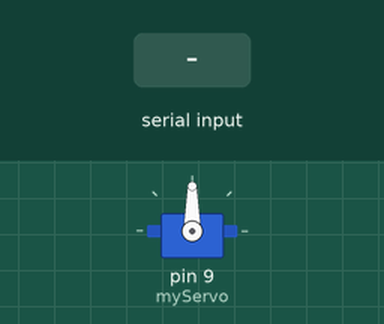
Recording of a sketch running on a simulated Arduino Uno, built with avr-gcc and run on an emulated ATmega328P. On the bench: servo. Inputs (shaded band) come from the test bench. What the sketch prints to the serial monitor is not drawn.

Above: at 1.2 s.
1.3 s: "90,45\n" received over Serial
At 3.8 s:
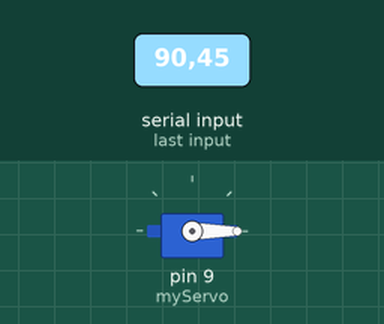
Timing chart, 0 to 5.3 s (numbered marks = the images above; inputs shaded):
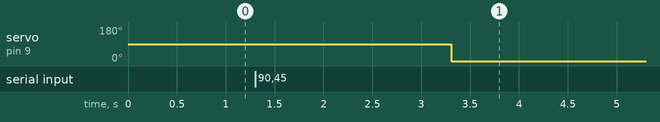

Measured:
- after the input at 1.3 s, servo on pin 9 (myServo): 90° → 0° after 2.0 s

The sketch:

arduino_motor.ino
```cpp
#include <Servo.h>

Servo myServo;
String str = "";

void setup() {
  Serial.begin(9600);
  myServo.attach(9);
  Serial.println("5자리 숫자 입력하세요: ");
}

void loop() {
  if (Serial.available() > 0) {
    str = Serial.readStringUntil('\n');
    str.trim();

    if (str.length() == 5) {
      String coffee = str.substring(1, 2);
      String cola = str.substring(2, 5);

      Serial.print("입력한 숫자 = ");
      Serial.println(str);

      if (coffee == "0") {
        Serial.println("[motor rotation = left]");
      } else if (coffee == "1") {
        Serial.println("[motor rotation = right]");
      }

      delay(2000);

      int degree_angle = cola.toInt();

      if (degree_angle >= 0 && degree_angle <= 180) {
       myServo.write(degree_angle);
       delay(15 * abs(degree_angle));
       Serial.print("최종 각도: ");
       Serial.println(degree_angle);
      } else {
        Serial.println("각도 범위는 0에서 180도 사이여야 합니다.");
      }
    }
  }
}
```
